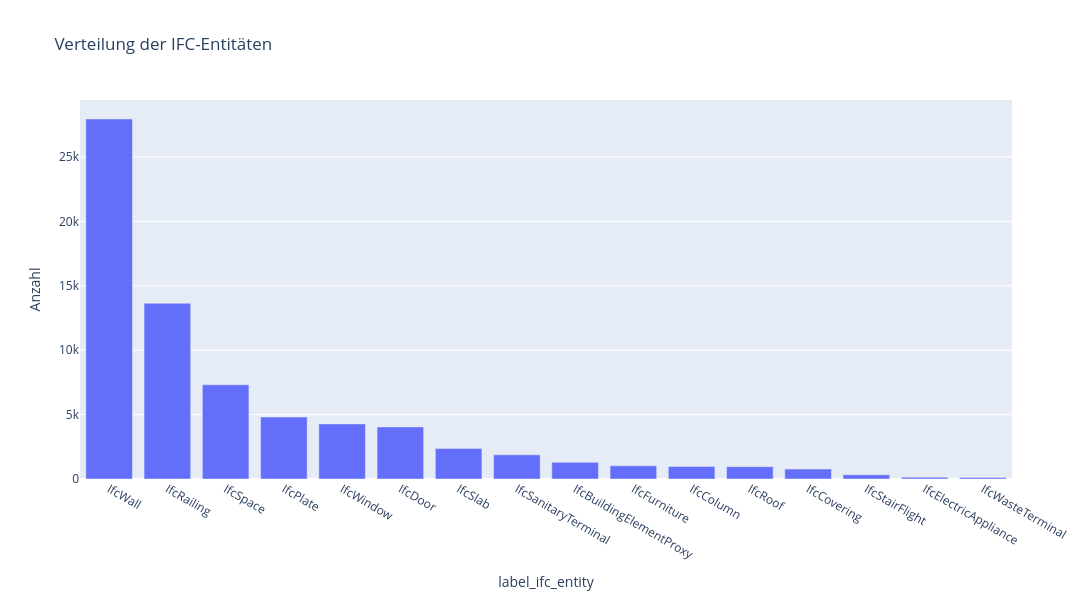

The code cell stored with this chart in its notebook:
### Markdown cell above
### 2.2.1 Distribution of ifc entities

### Code cell
# show distribution of ifc entities
plot_label_distribution(df, "label_ifc_entity", plot_title="Verteilung der IFC-Entitäten")

### Figure 1 — Plotly figure (JSON) as saved in the notebook; plotly's stock layout.template omitted (floating-point values rounded to 4 significant figures)
{"data": [{"hovertemplate": "%{x}<br>Anzahl: %{y:,}<extra></extra>", "marker": {"color": ["#636EFA", "#636EFA", "#636EFA", "#636EFA", "#636EFA", "#636EFA", "#636EFA", "#636EFA", "#636EFA", "#636EFA", "#636EFA", "#636EFA", "#636EFA", "#636EFA", "#636EFA", "#636EFA"]}, "type": "bar", "x": ["IfcWall", "IfcRailing", "IfcSpace", "IfcPlate", "IfcWindow", "IfcDoor", "IfcSlab", "IfcSanitaryTerminal", "IfcBuildingElementProxy", "IfcFurniture", "IfcColumn", "IfcRoof", "IfcCovering", "IfcStairFlight", "IfcElectricAppliance", "IfcWasteTerminal"], "y": [27952, 13649, 7314, 4811, 4279, 4045, 2363, 1874, 1292, 1021, 971, 959, 769, 326, 138, 122]}], "layout": {"height": 600, "title": {"text": "Verteilung der IFC-Entitäten"}, "width": 1400, "xaxis": {"title": {"text": "label_ifc_entity"}}, "yaxis": {"title": {"text": "Anzahl"}}}}
